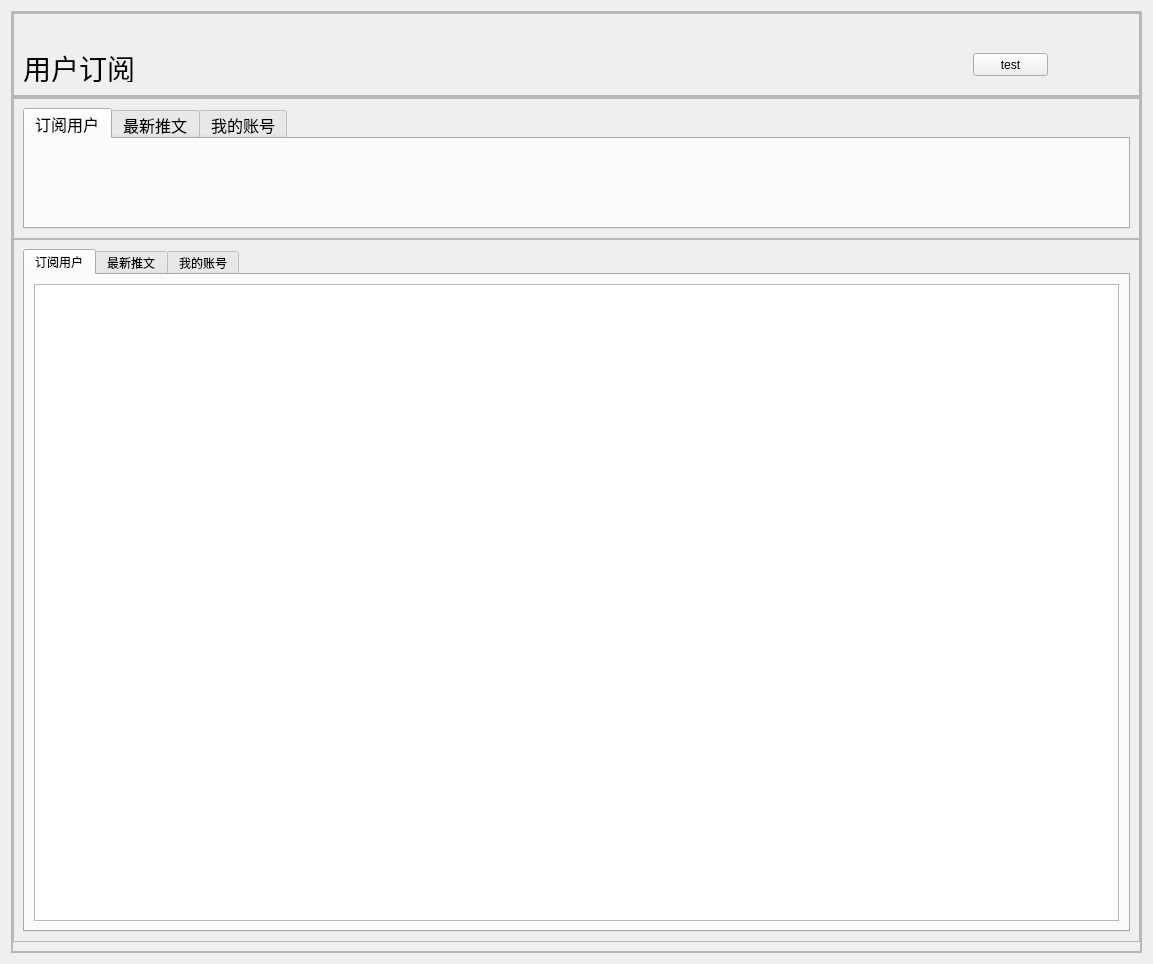
<?xml version="1.0" encoding="UTF-8"?>
<ui version="4.0">
 <class>Form</class>
 <widget class="QWidget" name="Form">
  <property name="geometry">
   <rect>
    <x>0</x>
    <y>0</y>
    <width>1153</width>
    <height>964</height>
   </rect>
  </property>
  <property name="windowTitle">
   <string>Form</string>
  </property>
  <layout class="QVBoxLayout" name="verticalLayout_2">
   <item>
    <widget class="QFrame" name="frame_main">
     <property name="frameShape">
      <enum>QFrame::StyledPanel</enum>
     </property>
     <property name="frameShadow">
      <enum>QFrame::Raised</enum>
     </property>
     <layout class="QVBoxLayout" name="verticalLayout_3">
      <property name="spacing">
       <number>0</number>
      </property>
      <property name="leftMargin">
       <number>0</number>
      </property>
      <property name="topMargin">
       <number>0</number>
      </property>
      <property name="rightMargin">
       <number>0</number>
      </property>
      <property name="bottomMargin">
       <number>0</number>
      </property>
      <item>
       <widget class="QFrame" name="frame_1">
        <property name="sizePolicy">
         <sizepolicy hsizetype="Preferred" vsizetype="Expanding">
          <horstretch>0</horstretch>
          <verstretch>1</verstretch>
         </sizepolicy>
        </property>
        <property name="frameShape">
         <enum>QFrame::StyledPanel</enum>
        </property>
        <property name="frameShadow">
         <enum>QFrame::Raised</enum>
        </property>
        <layout class="QVBoxLayout" name="verticalLayout_4">
         <property name="spacing">
          <number>0</number>
         </property>
         <property name="leftMargin">
          <number>0</number>
         </property>
         <property name="topMargin">
          <number>0</number>
         </property>
         <property name="rightMargin">
          <number>0</number>
         </property>
         <property name="bottomMargin">
          <number>0</number>
         </property>
         <item>
          <widget class="QFrame" name="frame_1_1">
           <property name="sizePolicy">
            <sizepolicy hsizetype="Preferred" vsizetype="Expanding">
             <horstretch>0</horstretch>
             <verstretch>1</verstretch>
            </sizepolicy>
           </property>
           <property name="frameShape">
            <enum>QFrame::StyledPanel</enum>
           </property>
           <property name="frameShadow">
            <enum>QFrame::Raised</enum>
           </property>
           <widget class="TitleLabel" name="TitleLabel">
            <property name="geometry">
             <rect>
              <x>10</x>
              <y>41</y>
              <width>112</width>
              <height>28</height>
             </rect>
            </property>
            <property name="sizePolicy">
             <sizepolicy hsizetype="Expanding" vsizetype="Preferred">
              <horstretch>1</horstretch>
              <verstretch>0</verstretch>
             </sizepolicy>
            </property>
            <property name="font">
             <font>
              <family>黑体</family>
              <pointsize>21</pointsize>
              <bold>false</bold>
             </font>
            </property>
            <property name="text">
             <string>用户订阅</string>
            </property>
           </widget>
           <widget class="QPushButton" name="pushButton">
            <property name="geometry">
             <rect>
              <x>960</x>
              <y>40</y>
              <width>75</width>
              <height>23</height>
             </rect>
            </property>
            <property name="text">
             <string>test</string>
            </property>
           </widget>
          </widget>
         </item>
        </layout>
       </widget>
      </item>
      <item>
       <widget class="QFrame" name="frame_2">
        <property name="sizePolicy">
         <sizepolicy hsizetype="Preferred" vsizetype="Expanding">
          <horstretch>0</horstretch>
          <verstretch>10</verstretch>
         </sizepolicy>
        </property>
        <property name="frameShape">
         <enum>QFrame::StyledPanel</enum>
        </property>
        <property name="frameShadow">
         <enum>QFrame::Raised</enum>
        </property>
        <layout class="QVBoxLayout" name="verticalLayout_5" stretch="0,0">
         <property name="spacing">
          <number>0</number>
         </property>
         <property name="leftMargin">
          <number>0</number>
         </property>
         <property name="topMargin">
          <number>0</number>
         </property>
         <property name="rightMargin">
          <number>0</number>
         </property>
         <item>
          <widget class="QFrame" name="frame_2_1">
           <property name="sizePolicy">
            <sizepolicy hsizetype="Preferred" vsizetype="Preferred">
             <horstretch>0</horstretch>
             <verstretch>1</verstretch>
            </sizepolicy>
           </property>
           <property name="font">
            <font>
             <pointsize>12</pointsize>
            </font>
           </property>
           <property name="frameShape">
            <enum>QFrame::StyledPanel</enum>
           </property>
           <property name="frameShadow">
            <enum>QFrame::Raised</enum>
           </property>
           <layout class="QHBoxLayout" name="horizontalLayout_4">
            <item>
             <widget class="QTabWidget" name="tabWidget_2">
              <property name="currentIndex">
               <number>0</number>
              </property>
              <widget class="QWidget" name="tab_3">
               <attribute name="title">
                <string>订阅用户</string>
               </attribute>
              </widget>
              <widget class="QWidget" name="tab_4">
               <attribute name="title">
                <string>最新推文</string>
               </attribute>
              </widget>
              <widget class="QWidget" name="tab_6">
               <attribute name="title">
                <string>我的账号</string>
               </attribute>
              </widget>
             </widget>
            </item>
           </layout>
          </widget>
         </item>
         <item>
          <widget class="QFrame" name="frame_2_2">
           <property name="sizePolicy">
            <sizepolicy hsizetype="Preferred" vsizetype="Preferred">
             <horstretch>0</horstretch>
             <verstretch>5</verstretch>
            </sizepolicy>
           </property>
           <property name="frameShape">
            <enum>QFrame::StyledPanel</enum>
           </property>
           <property name="frameShadow">
            <enum>QFrame::Raised</enum>
           </property>
           <layout class="QHBoxLayout" name="horizontalLayout">
            <item>
             <widget class="QTabWidget" name="tabWidget">
              <property name="currentIndex">
               <number>0</number>
              </property>
              <widget class="QWidget" name="tab">
               <attribute name="title">
                <string>订阅用户</string>
               </attribute>
               <layout class="QHBoxLayout" name="horizontalLayout_2">
                <item>
                 <widget class="QTableView" name="tableView_marked_info"/>
                </item>
               </layout>
              </widget>
              <widget class="QWidget" name="tab_2">
               <attribute name="title">
                <string>最新推文</string>
               </attribute>
               <layout class="QHBoxLayout" name="horizontalLayout_3">
                <item>
                 <widget class="QTableView" name="tableView_new_tweet"/>
                </item>
               </layout>
              </widget>
              <widget class="QWidget" name="tab_5">
               <attribute name="title">
                <string>我的账号</string>
               </attribute>
               <layout class="QHBoxLayout" name="horizontalLayout_5">
                <item>
                 <widget class="QTableView" name="tableView_local_account"/>
                </item>
               </layout>
              </widget>
             </widget>
            </item>
           </layout>
          </widget>
         </item>
        </layout>
       </widget>
      </item>
     </layout>
    </widget>
   </item>
  </layout>
 </widget>
 <customwidgets>
  <customwidget>
   <class>TitleLabel</class>
   <extends>QLabel</extends>
   <header>qfluentwidgets</header>
  </customwidget>
 </customwidgets>
 <resources/>
 <connections/>
</ui>
